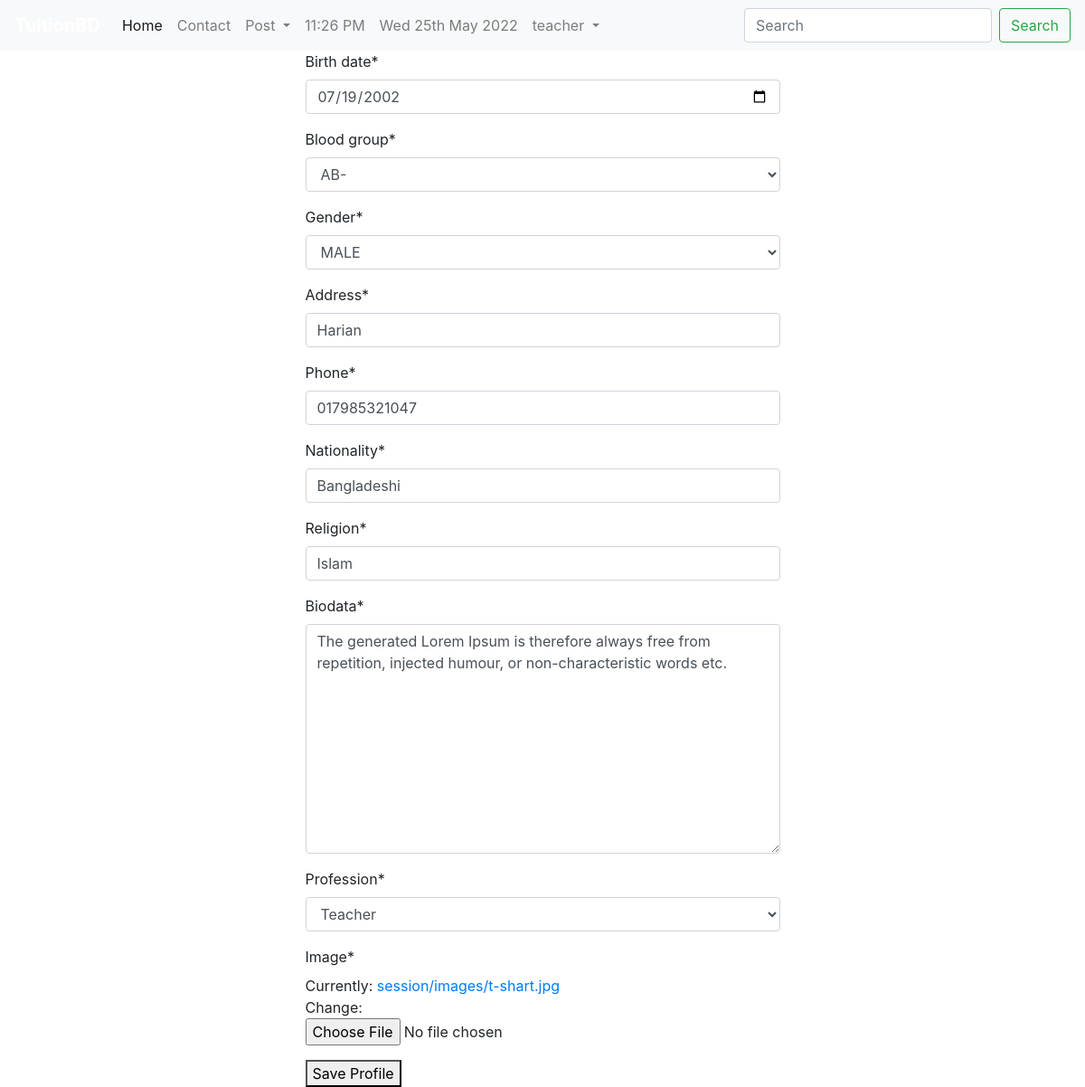
The app's page /session/userpro/ (signed in) with its own data.
### session/models.py (models this page shows, shortened)
class UserProfile(models.Model):
    GENRE_CHOICES = (
        ('Male', 'MALE'),
        ('Female', 'FEMALE'),
    )
    CATEGORY=(
        ('Student', 'Student'),
        ('Teacher', 'Teacher'),
    )
    BLOOD_GROUP=(
        ('A+', 'A+'),
        ('A-', 'A-'),
        ('AB+', 'AB+'),
        ('AB-', 'AB-'),
        ('B+', 'B+'),
        ('B-', 'B-'),
        ('O+', 'O+'),
        ('O-', 'O-'),
    )
    user = models.OneToOneField(User,on_delete=models.CASCADE)
    birth_date = models.DateField()
    blood_group=models.CharField(max_length=3, choices=BLOOD_GROUP)
    gender = models.CharField(max_length=50, choices=GENRE_CHOICES)
    address = models.CharField(max_length=150)
    phone=models.CharField(max_length=13)
    nationality = models.CharField(max_length=30)
    religion = models.CharField(max_length=50)
    biodata=models.TextField()
    profession=models.CharField(max_length=50,choices=CATEGORY,null=True)
    image=models.ImageField(default='default.jpg', upload_to='session/images')

### session/views.py (the view)
# urls.py: path('userpro/', userProfile, name='userProfile'),
def userProfile(request):
    try:
        instance = UserProfile.objects.get(user=request.user)
    except UserProfile.DoesNotExist:
        instance = None
    if request.method=='POST':
        if instance:
            form=UserProfileForm(request.POST, request.FILES, instance=instance)
        else:
            form=UserProfileForm(request.POST, request.FILES)
        if form.is_valid():
            obj = form.save(commit=False)
            obj.user=request.user
            obj.save()
            messages.success(request, "Successfully Saved Your Profile")
            return redirect('homeview')
    else:
        form=UserProfileForm(instance=instance)
    context={
        'form':form
    }
    return render(request, 'session/userprocreate.html', context)

### session/forms.py
class UserProfileForm(forms.ModelForm):
    birth_date = forms.DateField(widget=forms.TextInput(attrs={'type':'date'}))
    class Meta:
        model = UserProfile
        exclude = ('user', )

### templates/session/userprocreate.html (shortened to what this page needs)
{% extends 'basic.html' %}
{% load crispy_forms_tags %}
{% block body %}
<div class="container">
  <div class="col-md-6 offset-md-3">
    <form class="" action="" method="post" enctype="multipart/form-data">
      {{form|crispy}}
      <button type="submit" name="">Save Profile</button>
    </form>
  </div>
</div>
{% endblock %}

### templates/basic.html (shortened to what this page needs)
<!doctype html>
<html lang="en">
  <head>
    {% load static %}
    {% load notifications_tags %}
    <link rel="stylesheet" href="https://stackpath.bootstrapcdn.com/bootstrap/4.3.1/css/bootstrap.min.css">
    <link rel="stylesheet" href="{% static 'css/style.css' %}">
  </head>
  <body>
    <nav class="navbar navbar-expand-lg navbar-light bg-light">
      <a class="navbar-brand" href="/">TuitionBD</a>
      <div class="collapse navbar-collapse" id="navbarSupportedContent">
        <ul class="navbar-nav mr-auto">
          <li class="nav-item active">
            <a class="nav-link" href="{% url 'homeview' %}">Home <span class="sr-only">(current)</span></a>
          </li>
          <li class="nav-item">
            <a class="nav-link" href="{% url 'tuition:contact' %}">Contact</a>
          </li>
            {% notifications_unread as unread_count %}
          <li class="nav-item dropdown">
            <a class="nav-link dropdown-toggle" href="#" id="navbarDropdown" role="button" data-toggle="dropdown" aria-haspopup="true" aria-expanded="false">
              Post
            </a>
          </li>
          <li class="nav-item">
            <a class="nav-link" href="">{% now "h:i A" %}</a>
          </li>
          <li class="nav-item">
            <a class="nav-link" href="">{% now "D jS F Y" %}</a>
          </li>
          {% if user.is_authenticated %}
          <li class="nav-item dropdown">
            <a class="nav-link dropdown-toggle" href="#" id="navbarDropdown" role="button" data-toggle="dropdown" aria-haspopup="true" aria-expanded="false">
              {{user.username}}
            </a>
          </li>
          {% endif %}
        </ul>
        <form method="post" action="/tuition/search/" class="form-inline my-2 my-lg-0">
          <input class="form-control mr-sm-2" type="search" placeholder="Search" name="search" aria-label="Search">
          <button class="btn btn-outline-success my-2 my-sm-0" type="submit">Search</button>
        </form>
      </div>
    </nav>
    {% block body %}
    {% endblock %}
  </body>
</html>

### static/CSS/style.css (style rules this page uses)
.navbar .navbar-brand { color: white; font-weight: bold; }

### records on screen
UserProfile: birth_date "07/19/2002", blood_group "AB-", gender "MALE", address "Harian", phone "017985321047", nationality "Bangladeshi", religion "Islam", biodata "The generated Lorem Ipsum is therefore always free from repetition, injected humour, or non-characteristic words etc.", profession "Teacher"

### other values on screen
{{ user.username }} "teacher"
